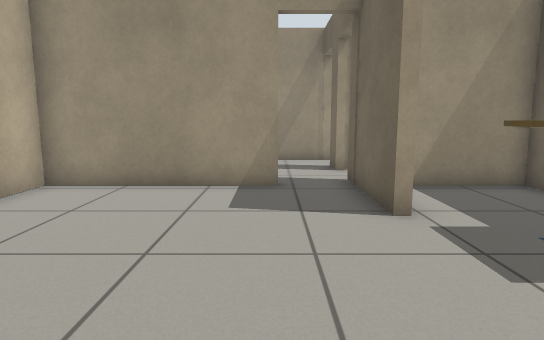
view 1 (above)

12 first-person views from a walk through a Gazebo world. The camera is 0.78 m above the floor, tilts 8° down and sees 75° across. The floor is counted in squares, 0.5 m on a side. Each view is taken from the middle of a square. On the plan, view 1 faces up. The plan holds only what a view shows up to about 16 squares ahead; the rest is blank. Robots are left out. Simple patterns stand in for the simulator's built-in surfaces.

view 2
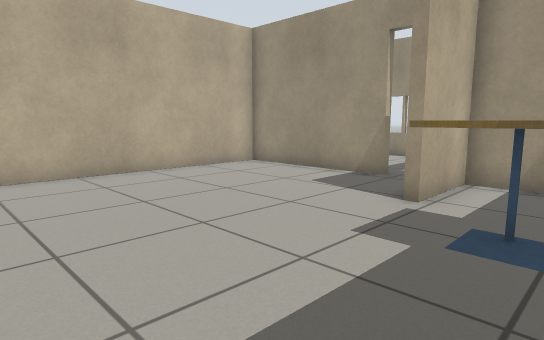

view 3
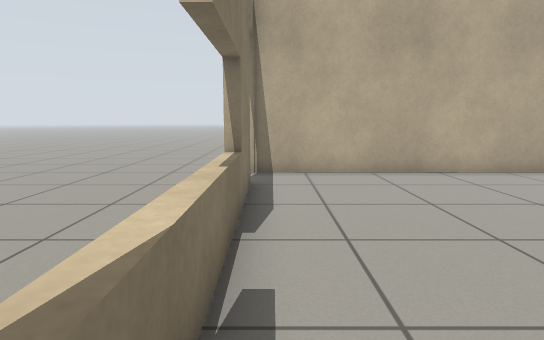

view 4
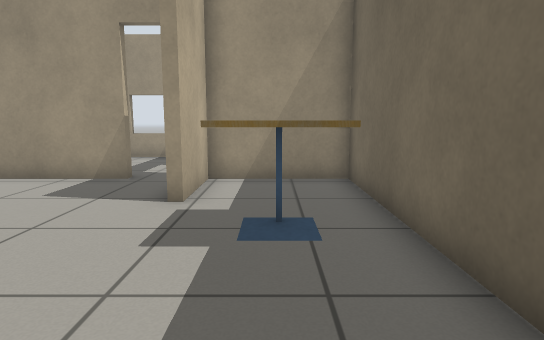

view 5
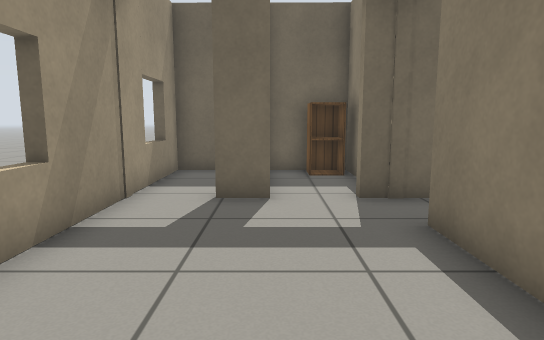

view 6
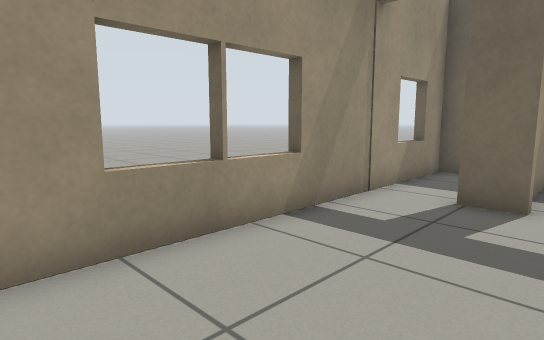

view 7
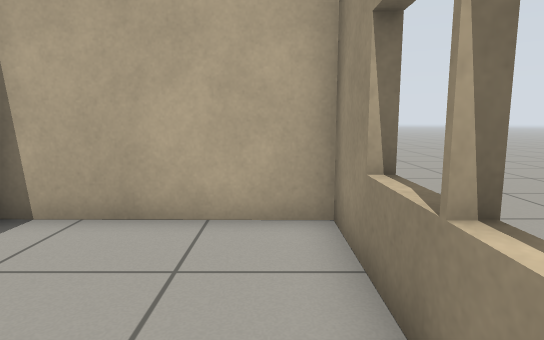

view 8
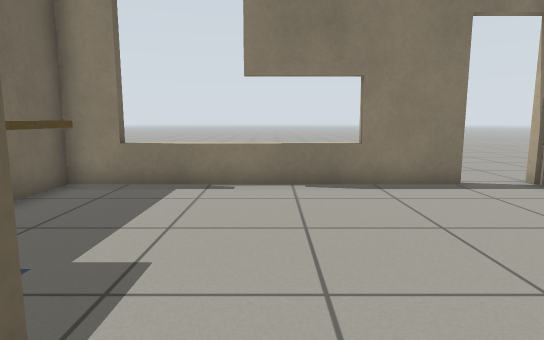

view 9
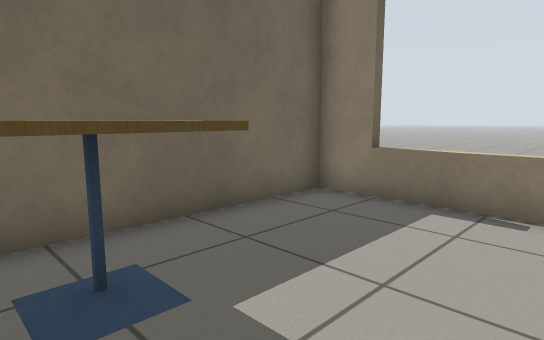

view 10
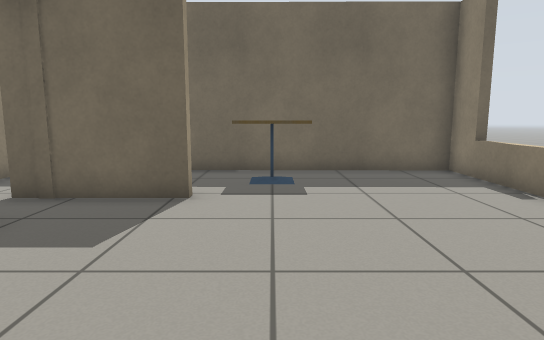

view 11
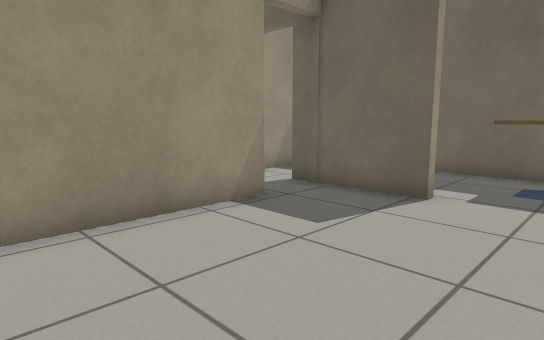

view 12
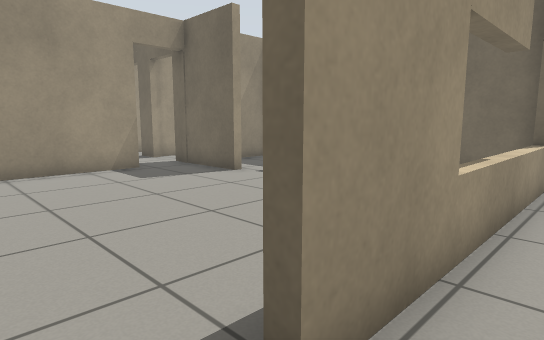

### Floor plan
Ten units are one square. View 1 is at (0, 0); x grows to the right and y downward. Boxes are objects, and circles mark ways between rooms. Rooms are numbered by the first view taken in them; rooms with no view inside come last. Other rooms are left out.
<svg viewBox="-65 -145 131 175">
<path fill="none" stroke="#000" d="M1 -84 -54 -84 -55 19M-36 15 60 15 60 -84 23 -84 23 -57 20 -57 20 -92M44 18 -36 18M-22 -87 1 -87M20 -110 20 -121M21 -140 -54 -140 -54 -87M61 -128 61 -140 21 -140M50 -112 22 -112M54 -87 60 -87 61 -111"/>
<rect x="25" y="-55" width="30" height="30" fill="#bbb"><title>cafe table</title></rect>
<rect x="45" y="-105" width="10" height="20" fill="#bbb"><title>cabinet</title></rect>
<circle cx="17" cy="-92" r="3" fill="#2a7"/>
<text x="0" y="-30">1</text>
<text x="-20" y="-120">2</text>
<text x="40" y="-130">3</text>
<text x="40" y="-100">4</text>
</svg>
Room 1 opens to room 2.

Where each view was taken, in squares from view 1:
view 1: 0 up, 0 right, facing up
view 2: 1 down, 5 right, facing up-left
view 3: 1 down, 5 right, facing left
view 4: 1 down, 4 right, facing up
view 5: 11 up, 5 left, facing right
view 6: 10 up, 5 left, facing up-right
view 7: 13 up, 0 right, facing left
view 8: 7 up, 1 right, facing down
view 9: 5 up, 1 right, facing down-right
view 10: 4 up, 5 left, facing right
view 11: 3 up, 5 left, facing up-right
view 12: 3 down, 5 left, facing up-right
